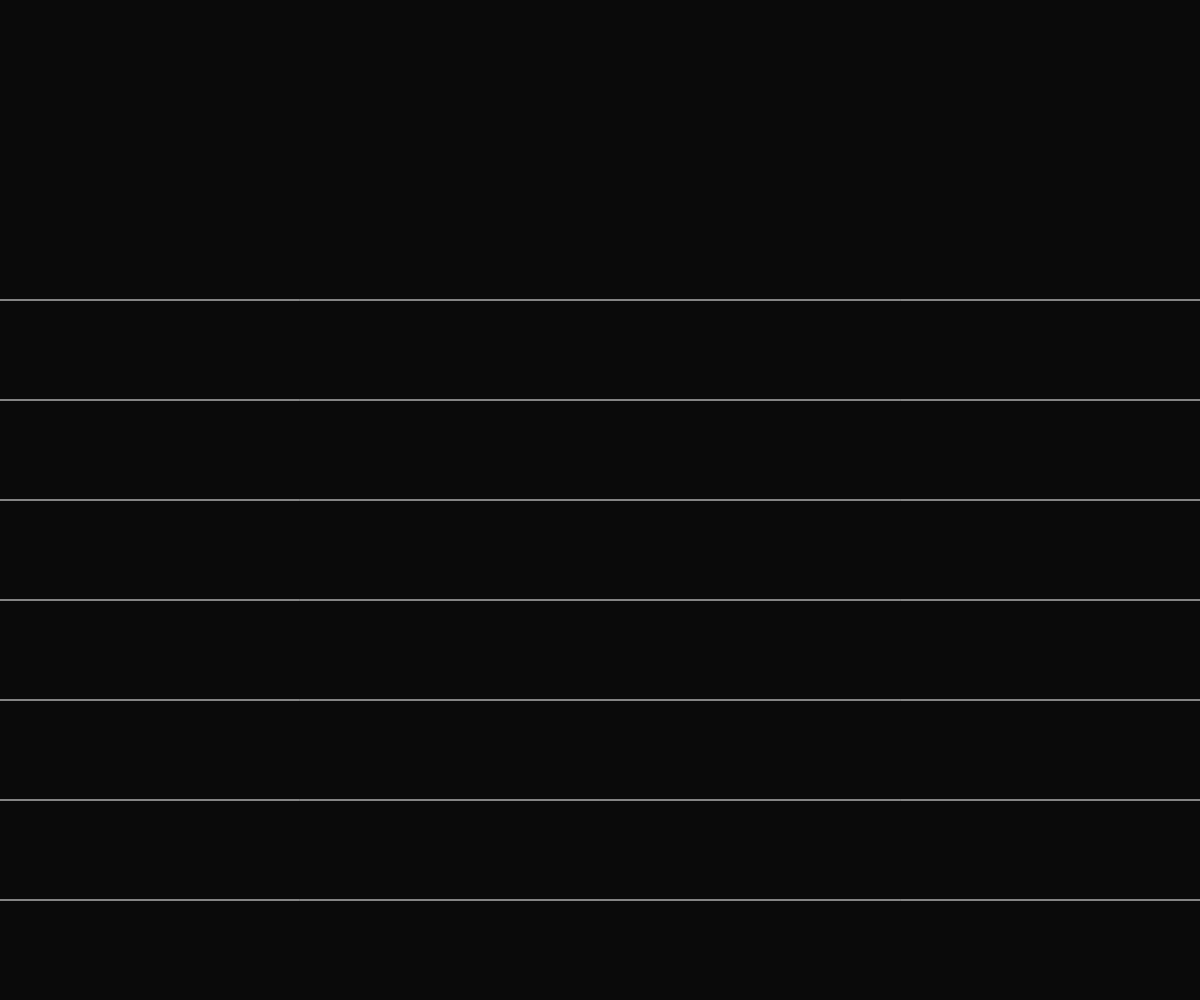
Frame 1 (no input)
Frame 60 (no input): identical to frame 1, image omitted
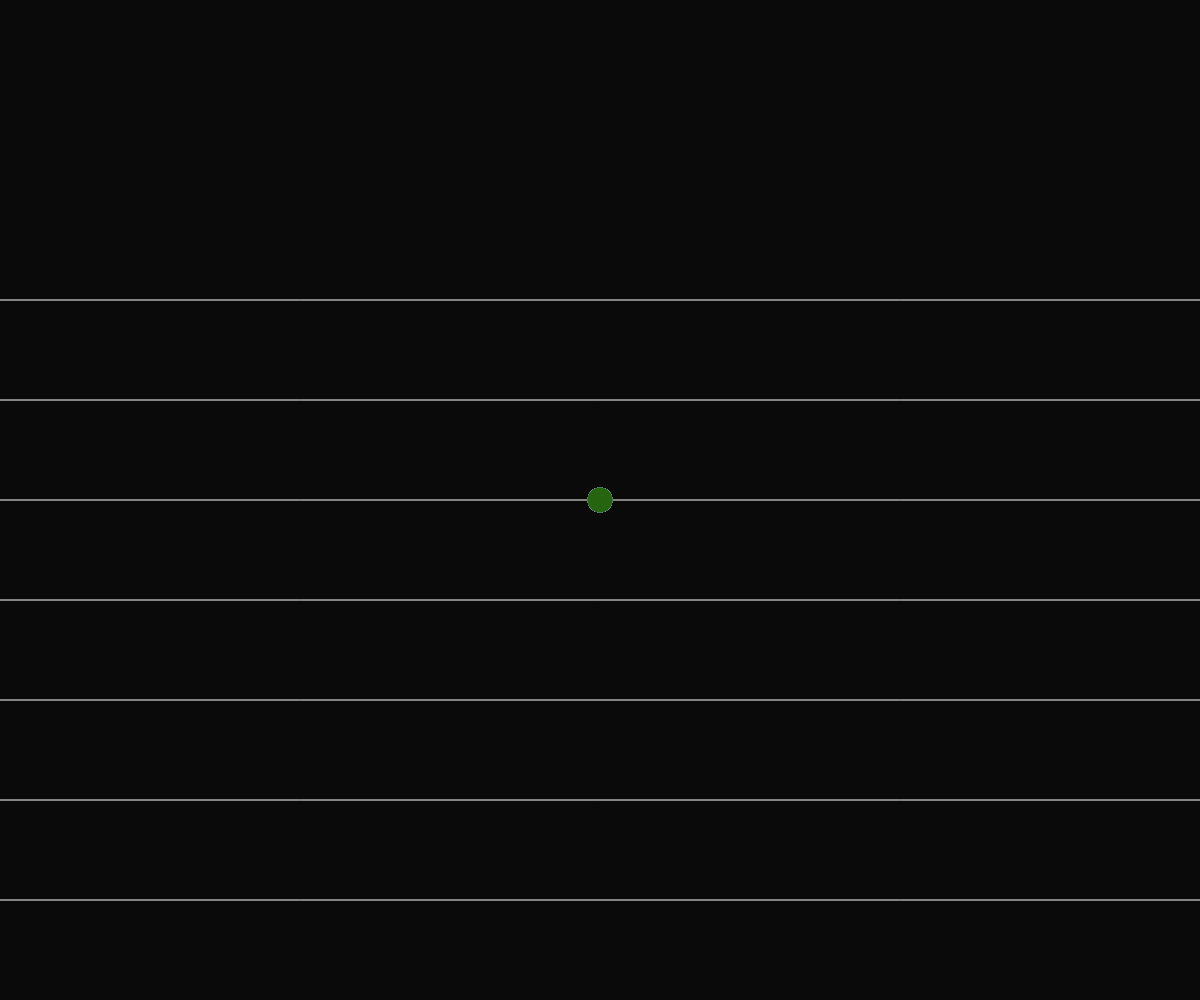
Frame 120 (the mouse pressed at the canvas centre since frame 60)

The p5.js sketch that drew these frames (run headless with seeded random() and noise() and a simulated clock; from frame 60 on, the mouse is pressed at the canvas centre):

// p5.js sketch
// ── sketch.js
// Major Project
// Pinakin Gaur
// April 21, 2026
//
// Extra for Experts:
// - describe what you did to take this project "above and beyond"


function setup() {
  createCanvas(windowWidth, windowHeight);
  background(10);
  drawLine();
}

function draw() {
  spamCircles();  
}

function spamCircles() {
  noStroke();
  if(mouseIsPressed) {
    let r = random(255);
    let g = random(255);
    let b = random(255);
    fill(r, g, b);
    circle(mouseX, mouseY, 25); 
  }
}

function drawLine() {
  stroke(255);
  let lineY = 300;
  
  while (lineY < height) {
    line(0, lineY, width, lineY);
    lineY += 100;
  }
}
// ── style.css
html, body {
  margin: 0;
  padding: 0;
}

canvas {
  display: block;
}

ul.horizontal {
  list-style: none;
  display: flex;
  gap: 700px;

  background-color: #C77DFF;
  padding-top: 50px;
  padding-bottom: 50px;
  border-radius: 40px;
  font-size: large;
  font-family: cursive;
  font-weight: 600;
   
}

ul.horizontal a {
text-decoration: none;
}

.pool {
  list-style: none;
  transition: transform .1s; } .pool:hover { transform: translateY(-8px);
}

.othello {
  list-style: none;
  transition: transform .1s; } .othello:hover { transform: translateY(-8px);  
}

.badminton {
  list-style: none;
  transition: transform .1s; } .badminton:hover { transform: translateY(-8px);  
}

p {
  color: #C77DFF;
  font-size: large;
}
